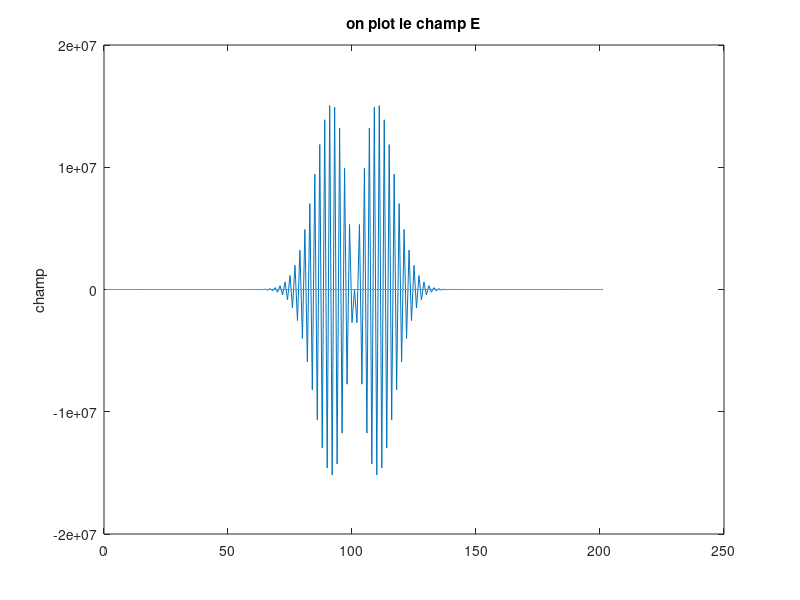
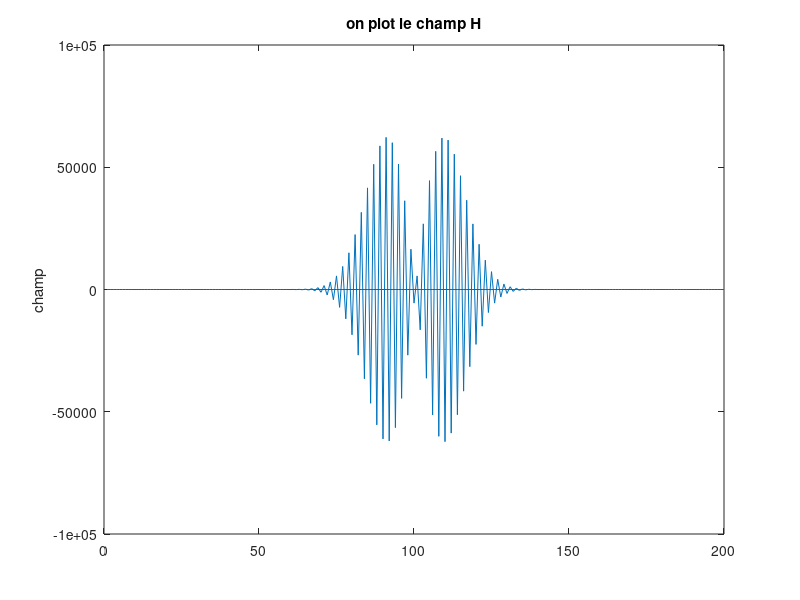

The MATLAB source for these figures, in order:
%% Calcul de FDTD - Ondes planes
% 1D ==> Equations de Maxwell
clear
close all
clc

%% Definition des constantes 
eps0 = 8.8542*power(10,-12);
mu0 = 4*pi*power(10,-7);

%% Maillage : Discrétisation spatiale
L = 2; % Longeur du domaine de calcul
max_space = 201; % Nbr de points spatiaux (Nbr de champs E)
alpha = 1.1;
dz = L/(max_space-1);
dt = alpha*sqrt(eps0*mu0)*dz;

%% Discrétisation temporelle
max_time = 100;

% Source 
center = 101;
t0 = 40*dt;
spread = 1.6*power(10,-10);

%% Initialisation des champs E et H 
E = zeros(max_space);
H = zeros(max_space-1);

%% Conditions aux limites
% Conditions sur E => pas besoin car E = zeros(.)

E(1) = 0;
E(max_space) = 0;

%% Constantes 
gamma = - 1/eps0*dt/dz;
tau = -1/mu0*dt/dz;    
    
for n=1:max_time
    t = (n-1)*dt;
    
     % Equation : calcul du champ electrique 
    for k=2:max_space-1
        E(k) = E(k) + gamma*(H(k)-H(k-1));
    end
    
    % Source
   % E(center) = exp(-((t-t0)/spread)^2);
   E(center) = exp( -((t-t0)/spread)*((t-t0)/spread));
    
    % Calcul du champ magnetique
    for k=1:max_space-1
        H(k) = H(k) + tau*(E(k+1) - E(k));
    end
end

figure(1)
plot(E)
title("on plot le champ E")
ylabel("champ")

figure(2)
plot(H)
title("on plot le champ H")
ylabel("champ")